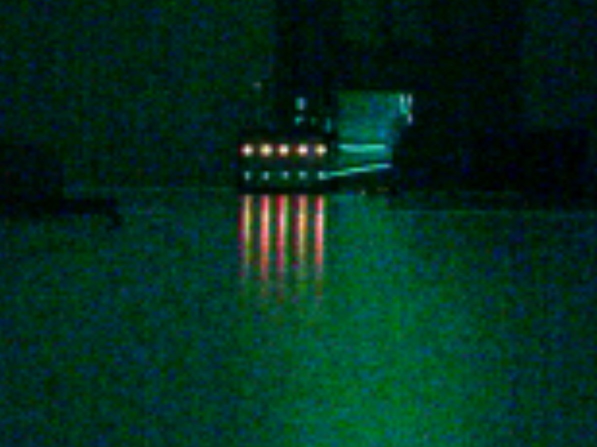
#> input picture python/img/leds_far.png, 1193 x 894 px (shown at 1/2 size)
$ python imgproc_test.py
#> lines starting #> are read from the running program, lines starting #| are printed output that depends on the picture; after the words box and inside, x2 and y2 are one past the last pixel; in counts of white or black regions, pixels touching at a corner belong together
import cv2 as cv
import numpy as np
import matplotlib.pyplot as plt
import datetime as dt

class blobparams:
    params = cv.SimpleBlobDetector.Params()
    # what color blobs
    params.blobColor = 255

    # binarization params
    params.minThreshold = 200
    params.maxThreshold = 250
    params.thresholdStep = 1

    # area
    params.filterByArea = True
    params.minArea = 6

    # circularity
    params.filterByCircularity = True
    params.minCircularity = 0.75

    # convexity
    params.filterByConvexity = False
    params.minConvexity = 0.01

    # inertia
    params.filterByInertia = True
    params.minInertiaRatio = 0.4 #0.01

    # take contours
    params.collectContours = True

# in hindsight following classes could be initialized in a constructor, oh well
class houghparams:
    lines_max=60
    threshold=30
    min_rho=-320
    max_rho=320 # this is usually gotten from img dimensions
    rho_step=1
    min_theta=0.0001 #dodging some zero divisions with these, prob not optimal
    max_theta=0.0001+(np.pi)
    theta_step=np.pi/360

class retvals:
    keypoints = 0
    conts = 0
    lines_polar = 0
    lines_pts = 0
    img_dims = 0

# linear function mx + b value at given x value
def line_func(func_slope,func_x,func_b):
    ret = func_slope*func_x+func_b
    return ret

# returns two 2d points which define a line hough algo detected
# probably unnecessary now that I know there is a much simpler expression for a polar line
# that being y=(-cos(th)/sin(th))x+(rho/sin(th))
# [38 lines left out: function hough_pts, not called in this run]


def img_proc(img,showimg=True):
    print("rcv img: ",np.shape(img),type(img))

    detector = cv.SimpleBlobDetector.create(blobparams.params)

    # detect blobs
    keypoints = detector.detect(img)
    print("keypoints type: ",type(keypoints),"\nkp shape:",np.shape(keypoints))

    conts = detector.getBlobContours()
    print("conts type:",type(conts))
    #print("conts: ",conts)

    # Draw blobs as red circles
    output = cv.drawKeypoints(img, keypoints, np.array([]), (0, 0, 255),
                            cv.DRAW_MATCHES_FLAGS_DRAW_RICH_KEYPOINTS)

    # draw contours as found by detector
    cv.drawContours(output,conts,-1, (0,255,0), 1)

    # bitmask to which we also draw contours for further processing
    mask = np.zeros(img.shape,np.uint8)
    cv.drawContours(mask,conts,-1,255,thickness=cv.FILLED)

    # need to experiment or just figure out what sort of kernel to use. kernel dimensions should be dynamic?
    # CURRENT KERNEL SIZE NOT GOOD; HOWEVER FILTERING WAS EXCELLENT SO THIS WORKS
    kernel = cv.getStructuringElement(cv.MORPH_ELLIPSE,(1,1))

    # open first "shrinks" and then "grows" all light pixels
    mask = cv.morphologyEx(mask,cv.MORPH_OPEN,kernel)

    img_dims = img.shape
    # TODO: no error handling here causes problems if no blobs are detected
    pixelpoints = cv.findNonZero(mask)
    pixelpoints = pixelpoints[:,np.newaxis,:]
    print(houghparams.max_theta)
    # returns an array of 3d vectors (votes, rho, theta) that describe lines
    lines_polar = cv.HoughLinesPointSet(
        point=pixelpoints, # needs to be matlike with (x,1,y) dimensions (the middle "empty" dimension is for colour channels or sth)
        lines_max=houghparams.lines_max,
        threshold=houghparams.threshold,
        min_rho=-img_dims[1],
        max_rho=img_dims[1], # this is in houghparams class as well but probably just worth doing here
        rho_step=houghparams.rho_step,
        min_theta=houghparams.min_theta,
        max_theta=houghparams.max_theta,
        theta_step=houghparams.theta_step
    )

    print("LINES BE LIKE:-------------------")
    print(type(lines_polar))#, type(lines_polar[0][0]
    #print(lines_polar)
    #print(lines_polar[0],np.shape(lines_polar))
    print("---------------------------------")

    pts = hough_pts(lines_polar,img.shape)

    for i in range(len(pts)):
        cv.line(output,pts[i][0],pts[i][1],(0,255,0),1)

    if showimg:
        cv.imshow("mask",mask)
        cv.imshow("original image",img)
        cv.imshow("blobs detected",output)
        wait_ret = cv.waitKey(0)
        cv.destroyAllWindows()

        if (wait_ret == 32 and __name__ != '__main__'): # wait_ret is 32 if spacebar was pressed during waitKey

            date = dt.datetime.now()
            date_str = date.strftime("%y-%m-%d_%H-%M")
            print(date_str, type(date_str))
            bw_str = "img/data/" + date_str + "-im_bw.png"
            line_str = "img/data/" + date_str + "-im_line.png"
            mask_str = "img/data/" + date_str + "-im_mask.png"
            cv.imwrite(bw_str, img)
            cv.imwrite(line_str, output)
            cv.imwrite(mask_str, mask)
            print("saved images to img/data/")

    retvals.keypoints = keypoints
    retvals.conts = conts
    retvals.lines_polar = lines_polar
    retvals.lines_pts = pts
    retvals.img_dims = img.shape
    return retvals


if __name__ == '__main__':

    imagefile  = cv.imread('img/leds_far.png', cv.IMREAD_GRAYSCALE)
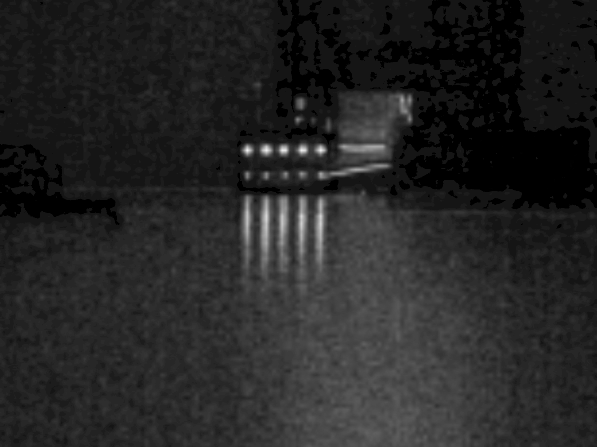
#> imagefile: shape (894, 1193) (shown at 1/2 size); min 0, max 249, mean 37.4
    assert imagefile is not None, "file could not be read, check with os.path.exists()"
    print("cv.imread tyyppi: ", type(imagefile), np.shape(imagefile))
#| cv.imread tyyppi:  <class 'numpy.ndarray'> (894, 1193)
    cv.imshow("blobs detected",imagefile)

    img_proc(imagefile)
#| rcv img:  (894, 1193) <class 'numpy.ndarray'>
#> in img_proc, `keypoints = detector.detect(img)`: keypoints = 3 keypoints; (x, y, size): (532, 300, 4.8), (641, 300, 4.5), (494, 300, 3.8)
#| keypoints type:  <class 'tuple'>
#| kp shape: (3,)
#> in img_proc, `cv.drawContours(output,conts,-1, (0,255,0), 1)`: output: shape (894, 1193, 3); mean of channels 0, 1, 2 37.4, 37.4, 37.4
#> in img_proc, `cv.drawContours(mask,conts,-1,255,thickness=cv.FILLED)`:
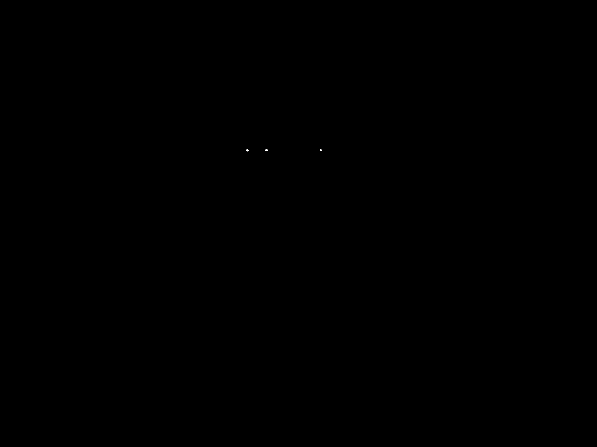
#> mask: shape (894, 1193) (shown at 1/2 size); 0% white in thin lines or dots, all inside (x1, y1, x2, y2) = (492, 298, 644, 303)
#> (the run stopped early here; a loop or call above may not have finished)

$ run again, with python/img/leds_near.png copied over python/img/leds_far.png
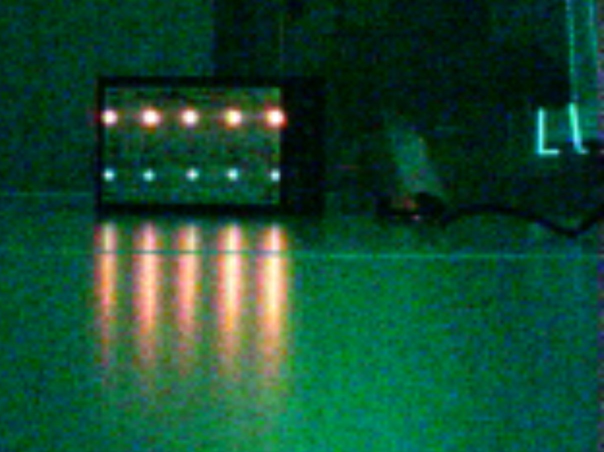
#> input picture python/img/leds_near.png, 1208 x 904 px (shown at 1/2 size)
#> `imagefile  = cv.imread('img/leds_far.png', cv.IMREAD_GRAYSCALE)`:
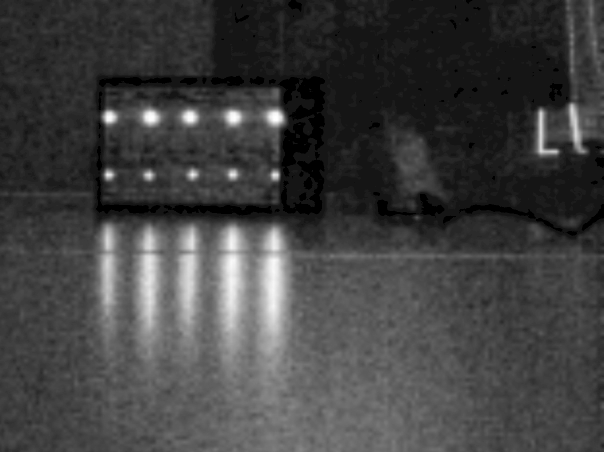
#> imagefile: shape (904, 1208) (shown at 1/2 size); min 0, max 255, mean 64.6
#| cv.imread tyyppi:  <class 'numpy.ndarray'> (904, 1208)
#| rcv img:  (904, 1208) <class 'numpy.ndarray'>
#> keypoints = 8 keypoints; (x, y, size): (550, 234, 20.1), (301, 234, 19.6), (467, 234, 19.5), (379, 234, 17.3), (219, 234, 15.1), (465, 349, 9.5), (550, 350, 7.7), (385, 349, 5.3)
#| keypoints type:  <class 'tuple'>
#| kp shape: (8,)
#> in img_proc, `cv.drawContours(output,conts,-1, (0,255,0), 1)`:
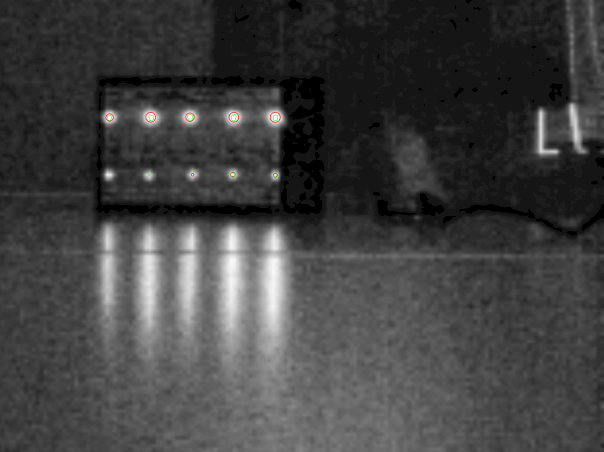
#> output: shape (904, 1208, 3) (shown at 1/2 size); mean of channels 0, 1, 2 64.5, 64.5, 64.6; drawn as B, G, R
#> mask: shape (904, 1208); 0.06% white; 9 white regions (2 under 20 px), largest, box (x1, y1, x2, y2) and area: (374, 229, 386, 242) 122, (462, 228, 473, 242) 110, (546, 229, 556, 242) 103
